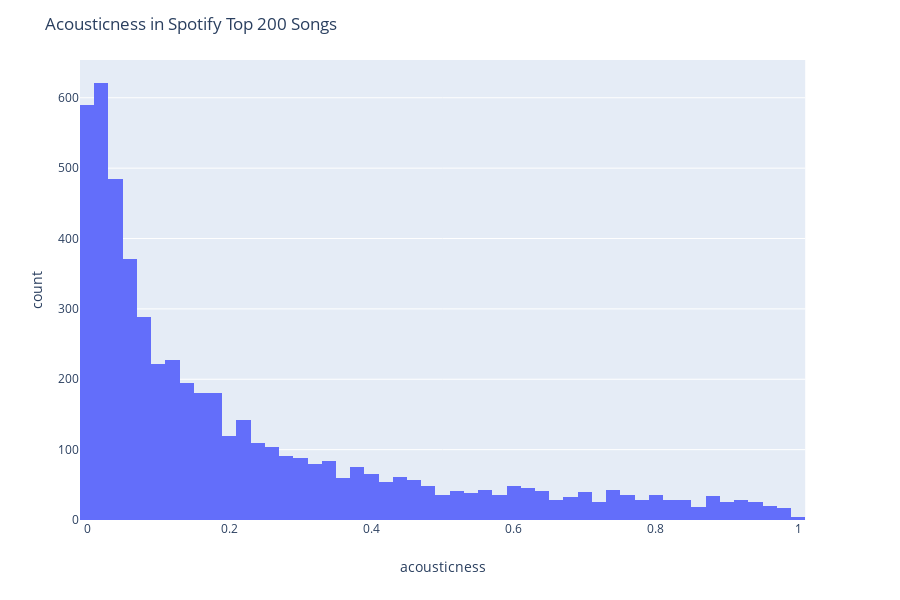

The code cell stored with this chart in its notebook:
### Code cell
acousticness = px.histogram(audioFeatures, x='acousticness')
acousticness.update_layout(title_text = 'Acousticness in Spotify Top 200 Songs')
acousticness.show()

### Figure 1 — Plotly figure (JSON) as saved in the notebook; plotly's stock layout.template omitted (floating-point values rounded to 4 significant figures; data arrays with more than 128 entries replaced by an {"elided": "..."} marker saying what was removed)
{"data": [{"alignmentgroup": "True", "bingroup": "x", "hoverlabel": {"namelength": 0}, "hovertemplate": "acousticness=%{x}<br>count=%{y}", "legendgroup": "", "marker": {"color": "#636efa"}, "name": "", "offsetgroup": "", "orientation": "v", "showlegend": false, "type": "histogram", "x": {"elided": "5424 float values"}, "xaxis": "x", "yaxis": "y"}], "layout": {"barmode": "relative", "height": 600, "legend": {"tracegroupgap": 0}, "margin": {"t": 60}, "title": {"text": "Acousticness in Spotify Top 200 Songs"}, "xaxis": {"anchor": "y", "domain": [0, 0.98], "title": {"text": "acousticness"}}, "yaxis": {"anchor": "x", "domain": [0, 1], "title": {"text": "count"}}}}
